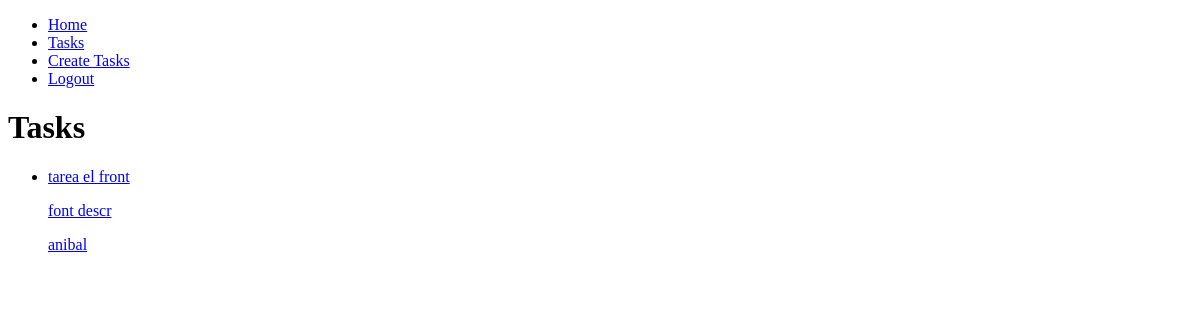
/tasks/ (signed in), run on an earlier commit of the app's database.
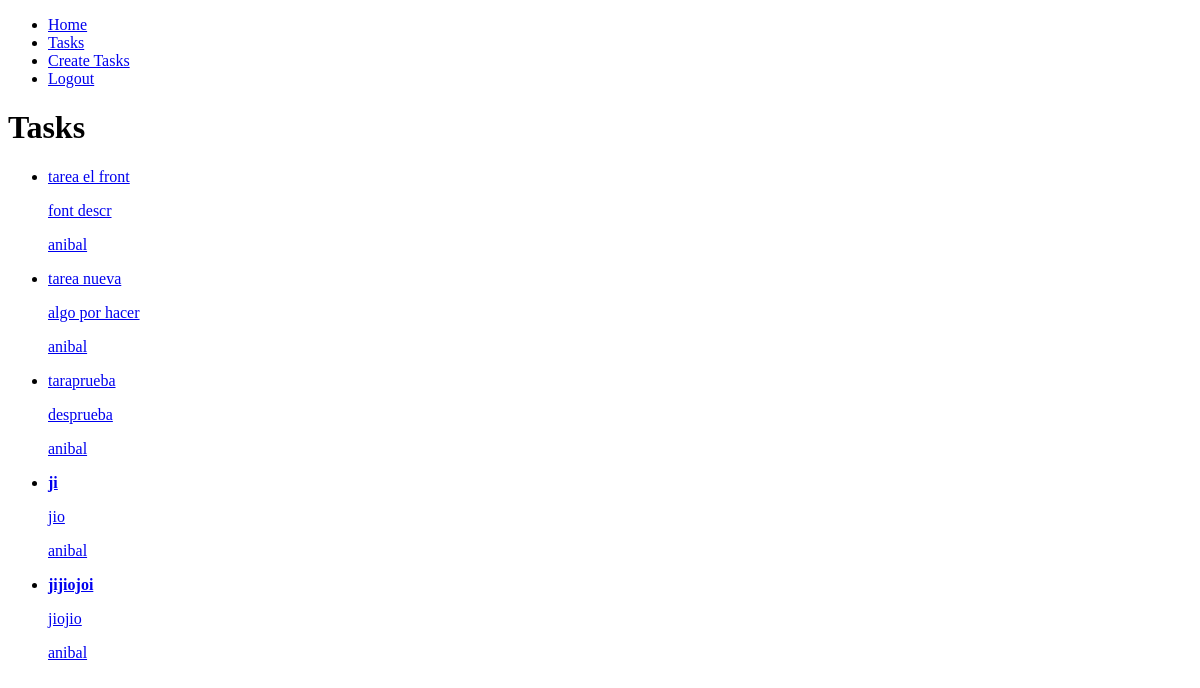
And on a later commit of the database.
### tasks/models.py (models this page shows, shortened)
class Task(models.Model):
    title = models.CharField(max_length=100)
    description = models.TextField(blank=True)
    created = models.DateTimeField(auto_now_add=True)
    datecompleted = models.DateTimeField(null=True, blank=True)
    important = models.BooleanField(default=False)
    user = models.ForeignKey(User, on_delete=models.CASCADE)

### tasks/views.py (the view)
# urls.py: path('tasks/', views.tasks, name='tasks'),
def tasks(request):
    tasks = Task.objects.filter(user=request.user, datecompleted__isnull=True)
    return render(request, 'tasks.html', {
        'tasks' : tasks
    })

### tasks/templates/tasks.html
{% extends 'base.html' %}
{% block content %}
<h1>Tasks</h1>
<ul>
    {% for task in tasks %}
    <li>
        <a href="{% url 'task_detail' task.id %}">
            {% if task.important %}
            <strong>{{task.title}}</strong>
            {% else %}
            {{task.title}}
            {% endif %}
           <p> {{task.description}} </p>
           <p> {{task.user.username}} </p>
        </a>
    </li>
    {% endfor %}
</ul>
{% endblock %}

### tasks/templates/base.html (shortened to what this page needs)
<!DOCTYPE html>
<html lang="en">
<head>
</head>
<body>
    <nav>
        <ul>
            <li>
                <a href="/">Home</a>
            </li>
            {% if user.is_authenticated %}
            <li>
                <a href="/tasks">Tasks</a>
            </li>
            <li>
                <a href="/tasks/create/">Create Tasks</a>
            </li>
            <li>
                <a href="/logout">Logout</a>
            </li>
            {% endif %}
        </ul>
    </nav>
    {% block content %}
    {% endblock %}
</body>
</html>

What changed in the data, as far as the page shows it:
added Task: title "tarea nueva", description "algo por hacer", user.username "anibal"
added Task: title "taraprueba", description "desprueba", user.username "anibal"
added Task: title "ji", description "jio", user.username "anibal"
added Task: title "jijiojoi", description "jiojio", user.username "anibal"
